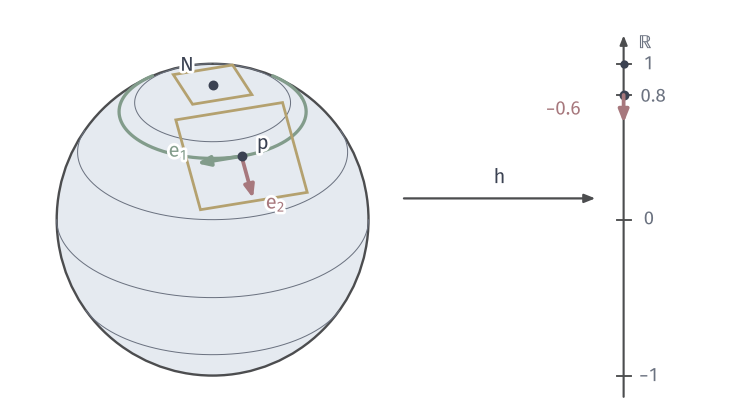

Generate this figure with Python:
"""Height function on the sphere: at p the kernel is the latitude direction; at the pole the differential vanishes."""
from pathlib import Path
import sys
ROOT = next(p for p in Path(__file__).resolve().parents if (p/"build.sh").is_file() and (p/"tex/book.tex").is_file())
sys.path.insert(0, str(ROOT/"figures/04-spaces-measures-and-geometry/04-manifolds/matplotlib/mfd-common"))
from mfd3d import *
W, H = 104, 58
fig, ax = canvas(W, H)
view = View(72, 30)
pl = Placed(view, 30, 27, 22)
sphere_disc(ax, pl)
for lat in (-60, -30, 0, 30, 60):
    sphere_curve(ax, pl, parallel(np.radians(lat)), MUTED, lw=.4, hidden=False)
p = np.array([0, .6, .8]); e1 = np.array([1.0, 0, 0]); e2 = np.array([0, .8, -.6])
sphere_curve(ax, pl, parallel(np.arcsin(.8)), GREEN, lw=1.3, hidden=False)
a, b = .36, .32
corners = np.array([p+a*e1+b*e2, p+a*e1-b*e2, p-a*e1-b*e2, p-a*e1+b*e2])
ax.add_patch(Polygon(pl(corners), fc='none', ec=YELLOW, lw=1.1, zorder=4))
P = pl(p)
arrow(ax, P, pl(p+.3*e1), color=GREEN, lw=1.5, scale=7.5, zorder=8)
arrow(ax, P, pl(p+.3*e2), color=RED, lw=1.5, scale=7.5, zorder=8)
dot(ax, P, INK, zorder=9)
label(ax, P+[3.0, 1.8], '$p$', halo=True)
label(ax, pl(p+.3*e1)+[-2.6, 1.8], '$e_1$', color=GREEN, halo=True)
label(ax, pl(p+.3*e2)+[3.2, -.6], '$e_2$', color=RED, halo=True)
N = np.array([0, 0, 1.0]); f1 = np.array([.2, 0, 0]); f2 = np.array([0, .2, 0])
cn = np.array([N+f1+f2, N+f1-f2, N-f1-f2, N-f1+f2])
ax.add_patch(Polygon(pl(cn), fc='none', ec=YELLOW, lw=1.1, zorder=4))
dot(ax, pl(N), INK, zorder=9)
label(ax, pl(N)+[-3.6, 2.8], '$N$', halo=True)
# target axis
x0 = 88; y0 = 27; u = 22
arrow(ax, (x0, y0-u-3), (x0, y0+u+4), color=STROKE, lw=.85, scale=5.5)
label(ax, (x0+3, y0+u+3), 'ℝ', 7.5, MUTED)
for v, t in ((-1, '$-1$'), (0, '$0$'), (1, '$1$')):
    ax.plot([x0-1, x0+1], [y0+u*v]*2, color=STROKE, lw=.75)
    label(ax, (x0+3.6, y0+u*v), t, 7.5, MUTED)
ax.plot([x0-1, x0+1], [y0+u*.8]*2, color=STROKE, lw=.75)
label(ax, (x0+4.2, y0+u*.8-.3), '$0.8$', 7.5, MUTED)
dot(ax, (x0, y0+u*.8), INK, size=1.5)
dot(ax, (x0, y0+u), INK, size=1.2)
arrow(ax, (x0, y0+u*.8), (x0, y0+u*.8-u*.3*.6), color=RED, lw=1.5, scale=7.5, zorder=8)
label(ax, (x0-8.5, y0+u*.8-u*.09), r'$-0.6$', 7.5, RED, halo=True)
arrow(ax, (57, 30), (x0-4, 30), color=STROKE, lw=.9)
label(ax, ((57+x0-4)/2, 33), '$h$')
save(fig, Path(__file__).resolve().parent, 'figure', {'formula': 'h(y)=y3; p=(0,.6,.8); e1=(1,0,0), e2=(0,.8,-.6); dh(e1)=0, dh(e2)=-.6; vectors drawn at .3 of unit length, same factor on the target axis'})
